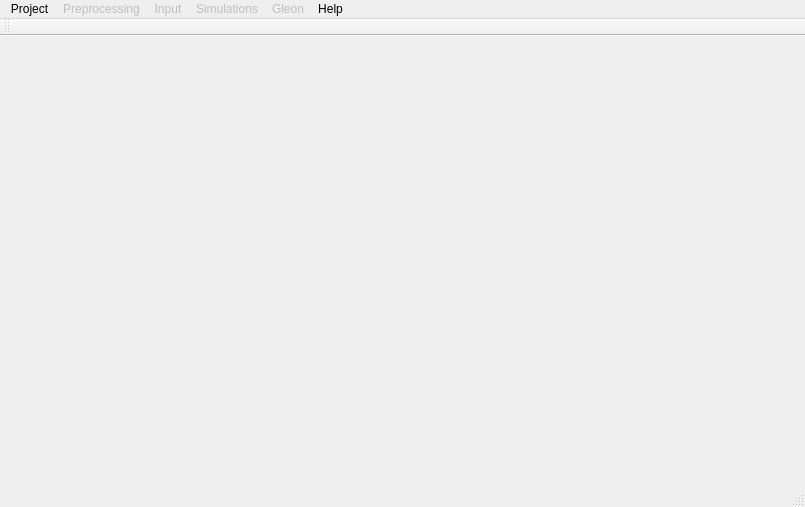
<?xml version="1.0" encoding="UTF-8"?>
<ui version="4.0">
 <class>MainWindow</class>
 <widget class="QMainWindow" name="MainWindow">
  <property name="windowModality">
   <enum>Qt::NonModal</enum>
  </property>
  <property name="geometry">
   <rect>
    <x>0</x>
    <y>0</y>
    <width>805</width>
    <height>507</height>
   </rect>
  </property>
  <property name="sizePolicy">
   <sizepolicy hsizetype="Maximum" vsizetype="Preferred">
    <horstretch>0</horstretch>
    <verstretch>0</verstretch>
   </sizepolicy>
  </property>
  <property name="windowTitle">
   <string>IPH-ECO</string>
  </property>
  <widget class="QWidget" name="centralWidget"/>
  <widget class="QToolBar" name="mainToolBar">
   <property name="windowTitle">
    <string>toolBar</string>
   </property>
   <attribute name="toolBarArea">
    <enum>TopToolBarArea</enum>
   </attribute>
   <attribute name="toolBarBreak">
    <bool>false</bool>
   </attribute>
  </widget>
  <widget class="QMenuBar" name="menuBar">
   <property name="geometry">
    <rect>
     <x>0</x>
     <y>0</y>
     <width>805</width>
     <height>22</height>
    </rect>
   </property>
   <widget class="QMenu" name="menuProject">
    <property name="title">
     <string>Project</string>
    </property>
    <widget class="QMenu" name="menuOpenRecent">
     <property name="enabled">
      <bool>false</bool>
     </property>
     <property name="title">
      <string>Open Recent</string>
     </property>
    </widget>
    <addaction name="actionNewProject"/>
    <addaction name="actionOpenProject"/>
    <addaction name="menuOpenRecent"/>
    <addaction name="separator"/>
    <addaction name="actionSaveProject"/>
    <addaction name="actionSaveAsProject"/>
    <addaction name="actionProjectProperties"/>
    <addaction name="actionCloseProject"/>
    <addaction name="separator"/>
    <addaction name="actionExit"/>
   </widget>
   <widget class="QMenu" name="menuPreprocessing">
    <property name="enabled">
     <bool>false</bool>
    </property>
    <property name="title">
     <string>Preprocessing</string>
    </property>
    <addaction name="actionImportStructuredGridGeneration"/>
    <addaction name="actionImportUnstructuredGridGeneration"/>
   </widget>
   <widget class="QMenu" name="menuInput">
    <property name="enabled">
     <bool>false</bool>
    </property>
    <property name="title">
     <string>Input</string>
    </property>
    <addaction name="actionSimulation_Parameters"/>
    <addaction name="actionInitial_Conditions"/>
    <addaction name="actionEnvironmental_Variables"/>
    <addaction name="actionSediment_Data"/>
    <addaction name="actionMeteorology_Data"/>
   </widget>
   <widget class="QMenu" name="menuSimulations">
    <property name="enabled">
     <bool>false</bool>
    </property>
    <property name="title">
     <string>Simulations</string>
    </property>
    <addaction name="actionCreate"/>
    <addaction name="actionManage"/>
   </widget>
   <widget class="QMenu" name="menuGleon">
    <property name="enabled">
     <bool>false</bool>
    </property>
    <property name="title">
     <string>Gleon</string>
    </property>
   </widget>
   <widget class="QMenu" name="menuHelp">
    <property name="enabled">
     <bool>true</bool>
    </property>
    <property name="title">
     <string>Help</string>
    </property>
    <addaction name="actionSobre"/>
   </widget>
   <addaction name="menuProject"/>
   <addaction name="menuPreprocessing"/>
   <addaction name="menuInput"/>
   <addaction name="menuSimulations"/>
   <addaction name="menuGleon"/>
   <addaction name="menuHelp"/>
  </widget>
  <widget class="QStatusBar" name="statusBar"/>
  <action name="actionNewProject">
   <property name="text">
    <string>New</string>
   </property>
   <property name="toolTip">
    <string>New Project</string>
   </property>
   <property name="shortcut">
    <string>Ctrl+N</string>
   </property>
  </action>
  <action name="actionOpenProject">
   <property name="enabled">
    <bool>true</bool>
   </property>
   <property name="text">
    <string>Open...</string>
   </property>
  </action>
  <action name="actionSaveProject">
   <property name="enabled">
    <bool>false</bool>
   </property>
   <property name="text">
    <string>Save</string>
   </property>
  </action>
  <action name="actionSaveAsProject">
   <property name="enabled">
    <bool>false</bool>
   </property>
   <property name="text">
    <string>Save as...</string>
   </property>
  </action>
  <action name="actionProjectProperties">
   <property name="enabled">
    <bool>false</bool>
   </property>
   <property name="text">
    <string>Properties</string>
   </property>
  </action>
  <action name="actionExit">
   <property name="text">
    <string>Exit</string>
   </property>
  </action>
  <action name="actionImportStructuredGridGeneration">
   <property name="text">
    <string>Structured Grid Generation</string>
   </property>
  </action>
  <action name="actionImportUnstructuredGridGeneration">
   <property name="text">
    <string>Unstructured Grid Generation</string>
   </property>
  </action>
  <action name="actionBoundary_Conditions">
   <property name="text">
    <string>Boundary Conditions</string>
   </property>
  </action>
  <action name="actionSimulation_Parameters">
   <property name="text">
    <string>Grid Data</string>
   </property>
  </action>
  <action name="actionInitial_Conditions">
   <property name="text">
    <string>Hydrodynamic Data</string>
   </property>
  </action>
  <action name="actionEnvironmental_Variables">
   <property name="text">
    <string>Water Quality Data</string>
   </property>
  </action>
  <action name="actionCreate">
   <property name="text">
    <string>Create...</string>
   </property>
  </action>
  <action name="actionSediment_Data">
   <property name="text">
    <string>Sediment Data</string>
   </property>
  </action>
  <action name="actionMeteorology_Data">
   <property name="text">
    <string>Meteorology Data</string>
   </property>
  </action>
  <action name="actionManage">
   <property name="text">
    <string>Manage</string>
   </property>
  </action>
  <action name="actionCloseProject">
   <property name="enabled">
    <bool>false</bool>
   </property>
   <property name="text">
    <string>Close</string>
   </property>
  </action>
  <action name="actionSobre">
   <property name="checkable">
    <bool>false</bool>
   </property>
   <property name="enabled">
    <bool>true</bool>
   </property>
   <property name="text">
    <string>Sobre</string>
   </property>
  </action>
  <action name="actionEmpty">
   <property name="text">
    <string>Recent Project</string>
   </property>
  </action>
 </widget>
 <layoutdefault spacing="6" margin="11"/>
 <resources/>
 <connections>
  <connection>
   <sender>actionExit</sender>
   <signal>triggered()</signal>
   <receiver>MainWindow</receiver>
   <slot>close()</slot>
   <hints>
    <hint type="sourcelabel">
     <x>-1</x>
     <y>-1</y>
    </hint>
    <hint type="destinationlabel">
     <x>402</x>
     <y>253</y>
    </hint>
   </hints>
  </connection>
 </connections>
</ui>
